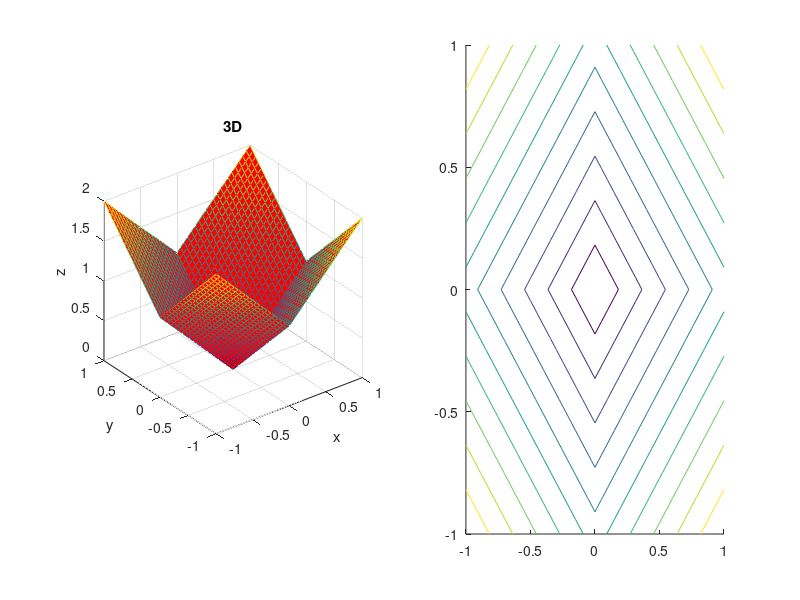

The MATLAB source for this figure: (Note: this script raises an error after producing the figure.)
clear
[x,y]=meshgrid(-1:0.05:1);
Z=abs(x)+abs(y);
subplot(1,2,1)
mesh(x,y,Z,'FaceColor','r')
xlabel('x')
ylabel('y')
zlabel('z')
title('3D')
axis equal

subplot(1,2,2)
contour(x,y,Z,'Color','r')
xlabel('x')
ylabel('y')
title('2D')
axis equal

